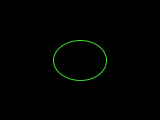
Frame 1 (no input)
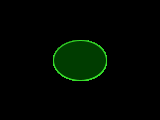
Frame 60 (the mouse pressed at the canvas centre just before this capture)
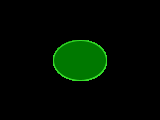
Frame 120 (the mouse held since frame 60 and released just before this capture)

The Processing sketch that drew these frames (run headless with seeded random() and noise(); from frame 60 on, the mouse is pressed at the canvas centre):

// Processing sketch: processing_6305
// ── processing_6305.pde

//red component of the fill color
int fillR=0;
int rate=5;
int inc=1;

void setup()


{
  //make sketch size 160pxby 120px
  size(160,120);
  //clear the screen to black
  background(0);
}

void draw()
{
  fillR = fillR+inc;
  rate=mouseY;
  
  // it's a question 
  //if so , set inc to -1
  println (fillR);

  if(fillR>=255)
  {
    fillR=255;
    inc=-rate;
  }


  if(fillR<=0)
  {
    fillR= 0;
    inc= rate;
  }

  smooth();
  stroke(56,222,43);
  fill(0,fillR,0);
  ellipse(width/2,height/2,width/3,height/3);
}
